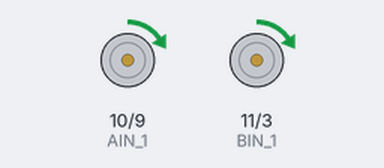
This sketch was run on a simulated Arduino Uno, built with avr-gcc and run on an emulated ATmega328P. Parts: motor-driver pin pairs drawn as motors (green arrow = first pin HIGH = forward, orange = second pin HIGH = backward, longer = more drive).

Above: at 0.15 s.
At 10.7 s:
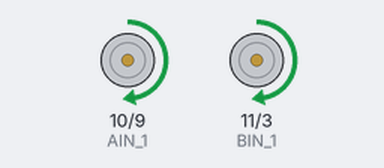
At 21.4 s:
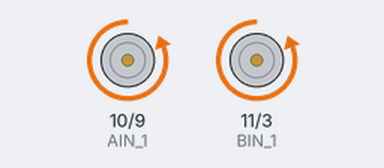
At 37.7 s:
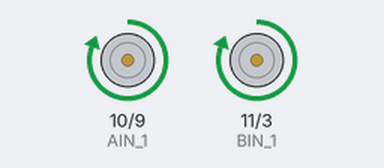
Timing chart, 0 to 39.2 s (numbered marks = the images above):
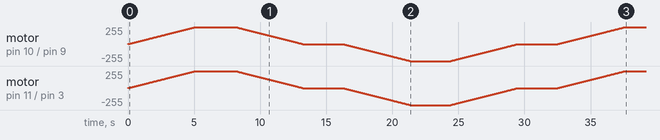

The sketch:

Hbrug.ino
```cpp
int BIN_1 = 11;
int BIN_2 = 3;
int AIN_1 = 10;
int AIN_2 = 9;

void setup() {
    Serial.begin(9600);
    pinMode(BIN_1, OUTPUT);
    pinMode(BIN_2, OUTPUT);
    pinMode(AIN_1, OUTPUT);
    pinMode(AIN_2, OUTPUT);
}

void loop() {


    //Voorwaarts

    for(int i = 0; i <= 255; i++)
    {
      analogWrite(BIN_1, i);
      analogWrite(BIN_2, 0);
      analogWrite(AIN_1, i);
      analogWrite(AIN_2, 0);
      delay(20);
    }
    delay(3000);


    for(int i = 255; i >= 0; i--)
    {
      analogWrite(BIN_1, i);
      analogWrite(BIN_2, 0);
      analogWrite(AIN_1, i);
      analogWrite(AIN_2, 0);
      delay(20);
    }
    delay(3000);

     for(int i = 0; i <= 255; i++)
    {
      analogWrite(BIN_1, 0);
      analogWrite(BIN_2, i);
      analogWrite(AIN_1, 0);
      analogWrite(AIN_2, i);
      delay(20);
    }
    delay(3000);


    for(int i = 255; i >= 0; i--)
    {
      analogWrite(BIN_1, 0);
      analogWrite(BIN_2, i);
      analogWrite(AIN_1, 0);
      analogWrite(AIN_2, i);
      delay(20);
    }
    delay(3000);


  }
```
